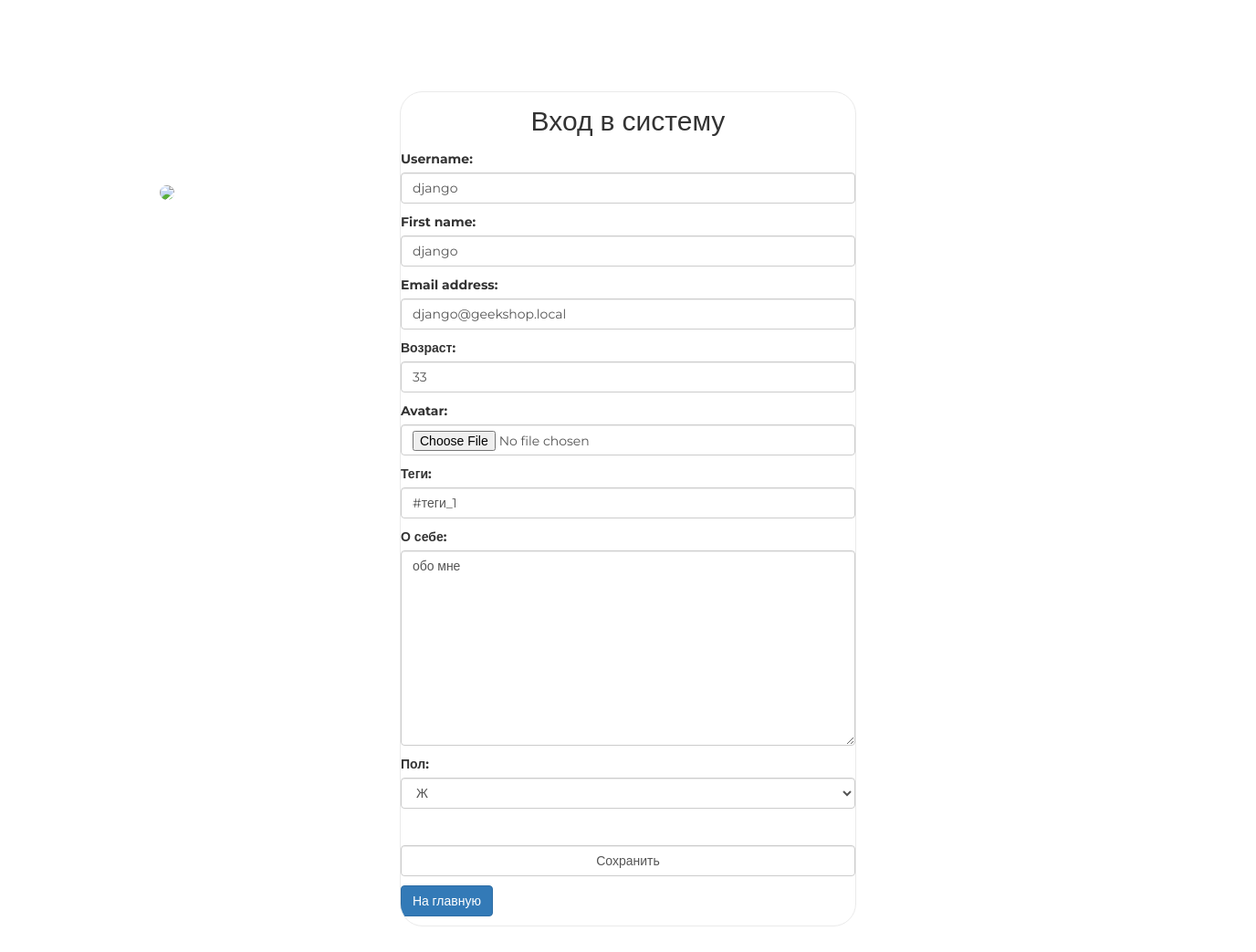
Screenshot of /auth/edit/ (signed in) with the database file from the repository.
### authapp/models.py (models this page shows, shortened)
class ShopUser(AbstractUser):
    avatar = models.ImageField(upload_to='users', blank=True)
    age = models.PositiveSmallIntegerField(default=18, verbose_name='Возраст')
    activation_key = models.CharField(max_length=128, blank=True, null=True)
    activation_key_created = models.DateTimeField(blank=True, null=True)

class ShopUserProfile(models.Model):
    MALE = 'M'
    FEMALE = 'W'
    UNNOWN = 'u'
    GENDERS = (
        (MALE, 'М'),
        (FEMALE, 'Ж'),
        (UNNOWN, 'Н'),
    )
    user = models.OneToOneField(ShopUser, unique=True, null=False,
                                db_index=True, on_delete=models.CASCADE)
    tagline = models.CharField(verbose_name='теги', max_length=128, **NULLABLE)
    aboutMe = models.TextField(verbose_name='о себе', max_length=512, **NULLABLE)
    gender = models.CharField(verbose_name='пол', max_length=1,
                              choices=GENDERS, blank=True)

### authapp/views.py (the view)
# urls.py: path('edit/', authapp.edit, name='edit'),
@transaction.atomic
def edit(request):
    if request.method == 'POST':
        edit_form = ShopUserEditForm(request.POST, request.FILES, instance=request.user)
        edit_profile_form = ShopUserProfileEditForm(request.POST, instance=request.user.shopuserprofile)
        if edit_form.is_valid() and edit_profile_form.is_valid():
            edit_form.save()
            return HttpResponseRedirect(reverse('authapp:edit'))
    else:
        edit_form = ShopUserEditForm(instance=request.user)
        edit_profile_form = ShopUserProfileEditForm(instance=request.user.shopuserprofile)
    content = {
        'edit_form': edit_form,
        'edit_profile_form': edit_profile_form
               }
    return render(request, 'authapp/edit.html', content)

### authapp/forms.py (shortened to what this page needs)
class ShopUserEditForm(UserChangeForm):
    class Meta:
        model = ShopUser
        fields = ('username', 'first_name', 'email', 'age', 'avatar', 'password')
    def __init__(self, *args, **kwargs):
        super().__init__(*args, **kwargs)
        for field_name, field in self.fields.items():
            field.widget.attrs['class'] = 'form-control'
            field.help_text = ''
            if field_name == 'password':
                field.widget = HiddenInput()

class ShopUserProfileEditForm(ModelForm):
    class Meta:
        model = ShopUserProfile
        fields = ('tagline', 'aboutMe', 'gender')
    def __init__(self, *args, **kwargs):
        super(ShopUserProfileEditForm, self).__init__(*args, **kwargs)
        for field_name, field in self.fields.items():
            field.widget.attrs['class'] = 'form-control'

### mainapp/context_processors.py (called while the page is built)
def basket(request):
    print(f'context processor basket works')
    basket = []
    if request.user.is_authenticated:
        basket = Basket.objects.filter(user=request.user)
    basket = []
    if request.user.is_authenticated:
        basket = Basket.objects.filter(user=request.user)
    return {
        'basket': basket,
    }

### authapp/templates/authapp/edit.html (shortened to what this page needs)
{% extends 'authapp/base.html' %}
{% load static %}
{% block content %}
<form class="form-horizontal" action="{% url 'authapp:edit' %}" method="POST" enctype="multipart/form-data">
    {{ edit_form.as_p }}
    <div class="user_avatar"> <img src="/media/{{user.avatar}}"></div>
    {{ edit_profile_form.as_p }}
    <br>
    <input class="form-control" type="submit" value="Сохранить">
    <a class="btn btn-primary font-control" href="{% url 'index' %}"> На главную </a>
</form>
{% endblock content %}

### static/css/style.css (style rules this page uses)
* { margin: 0; padding: 0; }
body { font-family: 'Montserrat', sans-serif; }
html, body { height: 100%; }
.login .form-control[type="submit"] { margin: 10px auto; }
.login form { margin-bottom: 10px; }
.login div.user_avatar { position: fixed; left: 175px; top: 200px; }
.user_avatar img { width: 300px; border-radius: 25px; }

### rows the page displays
ShopUser: username "django", first_name "django", email "django@geekshop.local", age "33"
ShopUserProfile: tagline "#теги_1", aboutMe "обо мне", gender "Ж"
